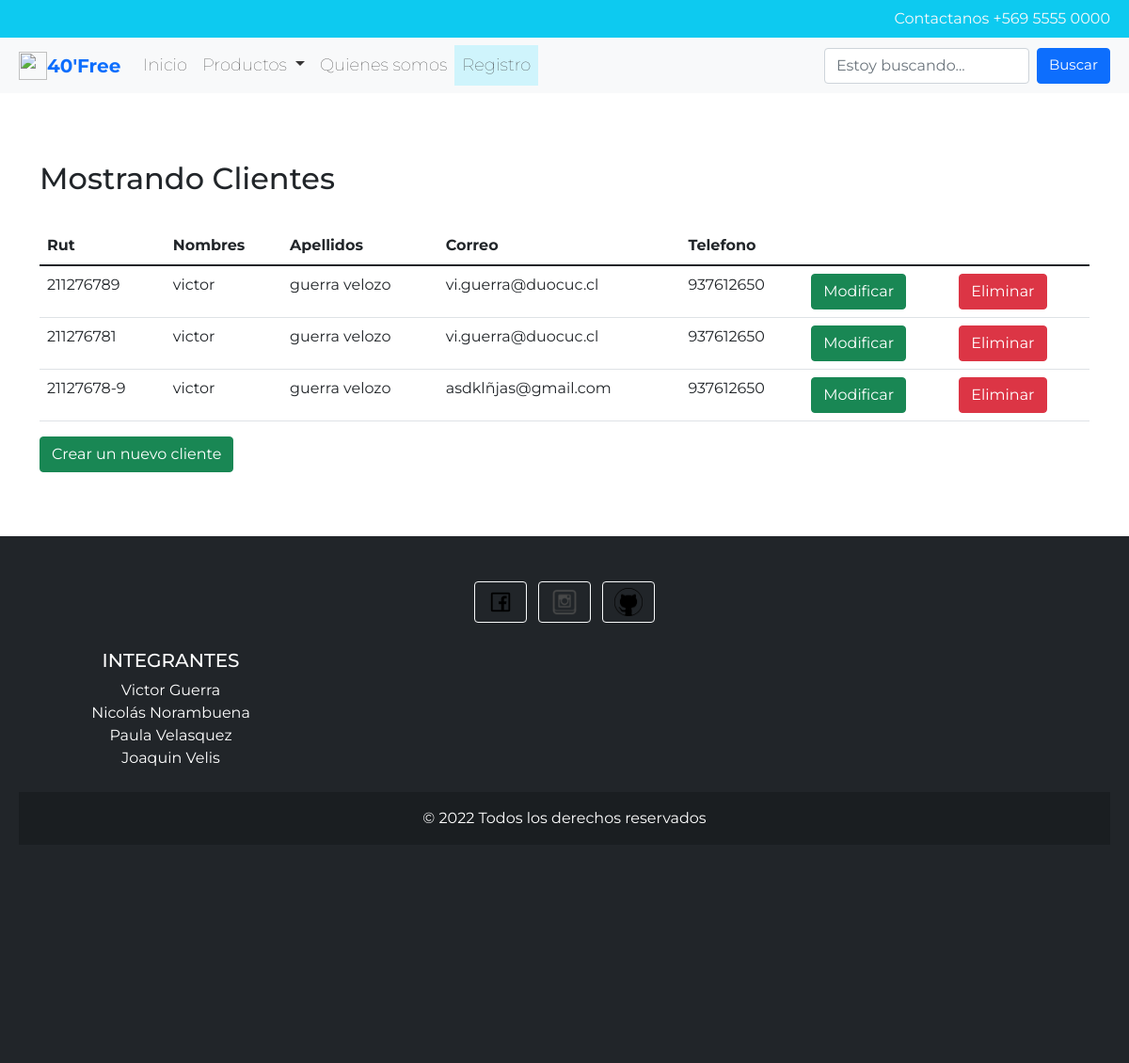
The app's page /mostrar/, older data.
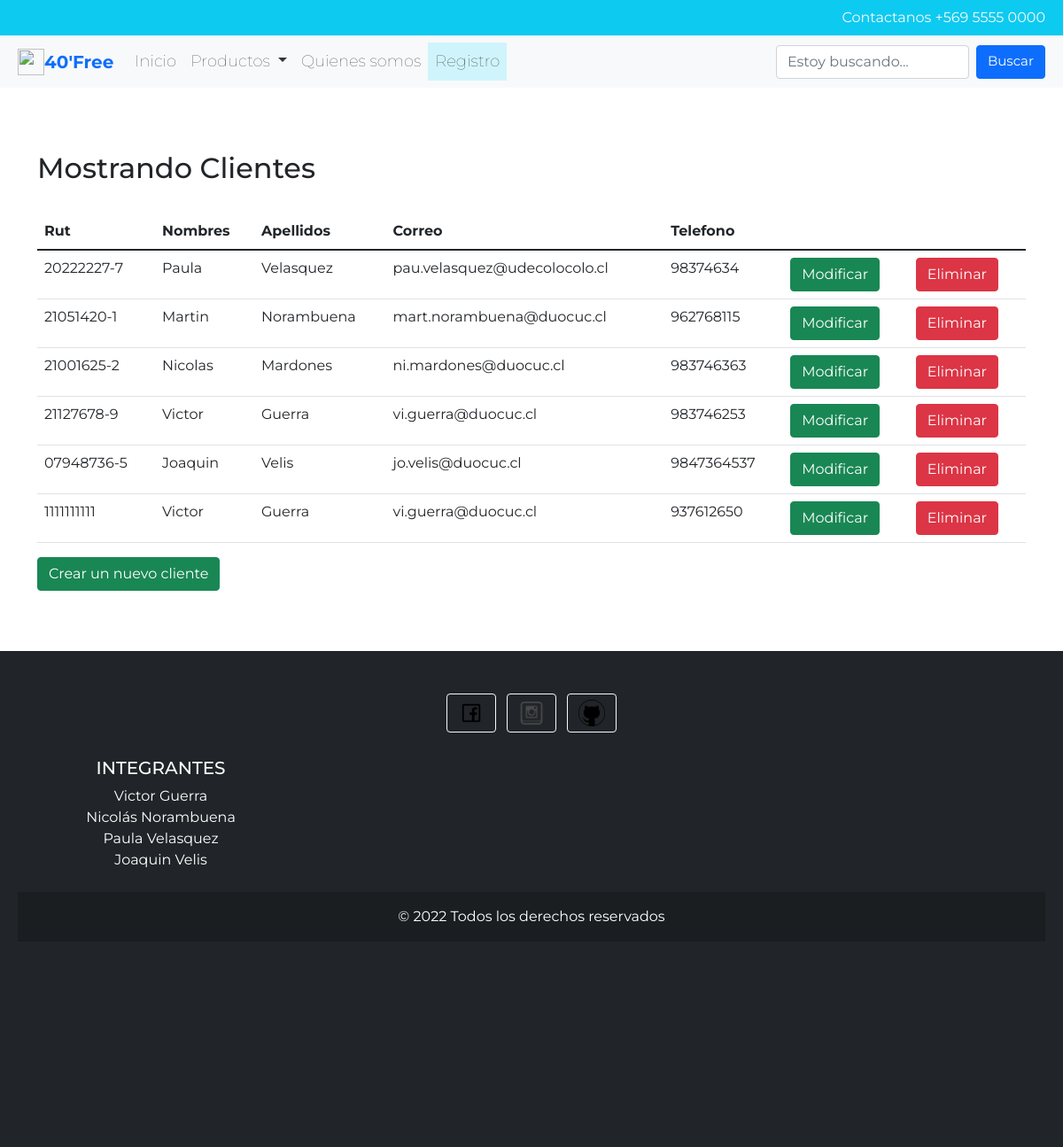
The same page, newer data.
### app/models.py (models this page shows, shortened)
class DatosCliente(models.Model):
    rutreg = models.CharField(primary_key=True, max_length=10, verbose_name='Rut')
    nombre = models.CharField(max_length=20, verbose_name='Nombre')
    apellidos = models.CharField(max_length=50, verbose_name='Apellidos')
    correo = models.CharField(max_length=50, verbose_name='Correo')
    telefono= models.IntegerField(verbose_name='Telefono')

### app/views.py (the view)
# urls.py: path('mostrar/', mostrar, name="mostrar"),
def mostrar(request):
    datoscliente= DatosCliente.objects.all()
    datos={
        'datoscliente': datoscliente
    }
    return render(request, 'app/mostrar.html',datos)

### app/templates/app/mostrar.html (shortened to what this page needs)
<!DOCTYPE html>
<html lang="en">
<head>
    {% load static %}
    <link href="https://cdn.jsdelivr.net/npm/bootstrap@5.1.3/dist/css/bootstrap.min.css" rel="stylesheet">
    <link rel="stylesheet" href="{% static 'css/style.css'%}">
</head>
<body>
        <div>
        <header class="container-fluid bg-info d-flex justify-content-end">
          <p class="text-light mb-0 p-2 fs-9"> Contactanos +569 5555 0000</p>
          </div>
    <nav class="navbar navbar-expand-lg navbar-light bg-light p-2" id="menu">
        <div class="container-fluid">
            <a href="{% url 'index' %}"><img class="logo" src="{% static 'img/logo.png' %}"></a>
            <a class="navbar-brand" href="#">
                <span class="text-primary fs-5 fw-bold"> 40'Free </span>
            </a>
          <div class="collapse navbar-collapse" id="navbarSupportedContent">
            <ul class="navbar-nav me-auto mb-2 mb-lg-0">
                <li class="nav-item">
                <a class="nav-link" aria-current="page" href="{% url 'index' %}">Inicio</a>
              </li>
              <li class="nav-item dropdown">
                <a class="nav-link dropdown-toggle" href="#" role="button" data-bs-toggle="dropdown">
                  Productos
                </a>
              </li>
              <li class="nav-item">
                <a class="nav-link" aria-current="page" href="{% url 'aboutus' %}">Quienes somos</a>
              </li>
              <li class="nav-item">
                <a class="nav-link alert-info" aria-current="page">Registro </a>
              </li>
            </ul>
            <form class="d-flex">
              <input class="form-control me-2" type="search" placeholder="Estoy buscando..." aria-label="Search">
              <button class="btn btn-primary btn-primary-outline-success" type="button">Buscar</button>
            </form>
          </div>
        </div>
      </nav>
      <br>
    <div class="container">
        <br><br>
        <h2>Mostrando Clientes</h2>
        <br>
        <table class="table">
            <thead>
                <tr>
                    <th>Rut</th>
                    <th>Nombres</th>
                    <th>Apellidos</th>
                    <th>Correo</th>
                    <th>Telefono</th>
                </tr>
            </thead>
            <tbody>
                {% for da in datoscliente %}
                <tr>
                    <td>{{ da.rutreg }}</td>
                    <td>{{ da.nombre }}</td>
                    <td>{{ da.apellidos }}</td>
                    <td>{{ da.correo }}</td>
                    <td>{{ da.telefono }}</td>
                    <td><a href="{% url 'form_mod_registro' da.rutreg %}" class="btn btn-success">Modificar</a></td>
                    <td><a href="{% url 'form_del_registro' da.rutreg %}" class="btn btn-danger">Eliminar</a></td>
                </tr>
                {% endfor %}
            </tbody>
        </table>
        <a href="{% url 'registro' %}" class="btn btn-success">Crear un nuevo cliente</a>
    </div>
    <br>
    <br>
    <footer class="bg-dark text-center text-white">
        <div class="container p-4">
          <section class="mb-4">
            <a class="btn btn-outline-light btn-floating m-1" href="https://es-la.facebook.com/" role="button"
            <a href="index.html"><img class="logo" src="{% static 'img/icon-facebook.png'%}"></a>
            <a class="btn btn-outline-light btn-floating m-1" href="https://www.instagram.com/?hl=es" role="button"
            <a href="index.html"><img class="logo" src="{% static 'img/icon-instagram.png'%}"></a>
            <a class="btn btn-outline-light btn-floating m-1" href="https://github.com/VelisRB/Experiencia3_GuerraNorambuenaVelasquezVelis_007D" role="button"
            <a href="index.html"><img class="logo" src="{% static 'img/icon-git.png'%}"></a>
          </section>
          <section class="">
            <form action="">
          <section class="">
            <div class="row">
              <div class="col-lg-3 col-md-6 mb-4 mb-md-0">
                <h5 class="text-uppercase">Integrantes</h5>
                <ul class="list-unstyled mb-0">
                  <li>
                    Victor Guerra
                  </li>
                  <li>
                    Nicolás Norambuena
                  </li>
                  <li>
                    Paula Velasquez
                  </li>
                  <li>
                    Joaquin Velis
                  </li>
                </ul>
              </div>
            </div>
          </section>
        </div>
        <div class="text-center p-3" style="background-color: rgba(0, 0, 0, 0.2);">
          © 2022 Todos los derechos reservados
        </div>
      </footer>
</body>
</html>

### app/static/css/style.css (style rules this page uses)
.logo { width: 30px; height: 30px; }
body { font-family: 'Montserrat', sans-serif; overflow-x: hidden; }
#menu li > a { font-size: 18px; font-weight: lighter; color: #363535; }
#menu form > button { font-size: 15px; }
#menu { position: sticky; top: 0; z-index: 100; }
footer { padding: 20px; color: #c5c5c5; background-color: #212529; height: 560px; margin-top: 20px; }

Row changes from the older to the newer data that the page shows:
removed DatosCliente: rutreg "211276789", nombre "victor", apellidos "guerra velozo", correo "vi.guerra@duocuc.cl", telefono "937612650"
removed DatosCliente: rutreg "211276781", nombre "victor", apellidos "guerra velozo", correo "vi.guerra@duocuc.cl", telefono "937612650"
added DatosCliente: rutreg "20222227-7", nombre "Paula", apellidos "Velasquez", correo "pau.velasquez@udecolocolo.cl", telefono "98374634"
added DatosCliente: rutreg "21051420-1", nombre "Martin", apellidos "Norambuena", correo "mart.norambuena@duocuc.cl", telefono "962768115"
added DatosCliente: rutreg "21001625-2", nombre "Nicolas", apellidos "Mardones", correo "ni.mardones@duocuc.cl", telefono "983746363"
changed DatosCliente "21127678-9": nombre "victor" → "Victor"; apellidos "guerra velozo" → "Guerra"; correo "asdklñjas@gmail.com" → "vi.guerra@duocuc.cl"; telefono "937612650" → "983746253"
added DatosCliente: rutreg "07948736-5", nombre "Joaquin", apellidos "Velis", correo "jo.velis@duocuc.cl", telefono "9847364537"
added DatosCliente: rutreg "1111111111", nombre "Victor", apellidos "Guerra", correo "vi.guerra@duocuc.cl", telefono "937612650"
